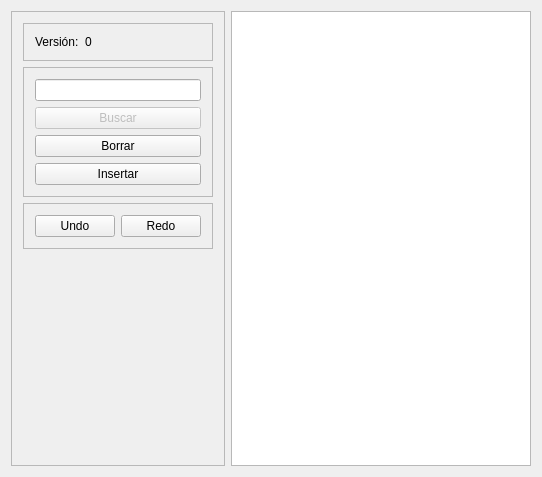
<?xml version="1.0" encoding="UTF-8"?>
<ui version="4.0">
 <class>MainWindow</class>
 <widget class="QMainWindow" name="MainWindow">
  <property name="geometry">
   <rect>
    <x>0</x>
    <y>0</y>
    <width>542</width>
    <height>477</height>
   </rect>
  </property>
  <property name="windowTitle">
   <string>MainWindow</string>
  </property>
  <widget class="QWidget" name="centralWidget">
   <layout class="QGridLayout" name="gridLayout_2">
    <item row="0" column="0">
     <widget class="QFrame" name="frame">
      <property name="sizePolicy">
       <sizepolicy hsizetype="Minimum" vsizetype="Preferred">
        <horstretch>0</horstretch>
        <verstretch>0</verstretch>
       </sizepolicy>
      </property>
      <property name="frameShape">
       <enum>QFrame::StyledPanel</enum>
      </property>
      <property name="frameShadow">
       <enum>QFrame::Raised</enum>
      </property>
      <layout class="QGridLayout" name="gridLayout">
       <item row="2" column="0">
        <widget class="QFrame" name="frame_3">
         <property name="sizePolicy">
          <sizepolicy hsizetype="Minimum" vsizetype="Preferred">
           <horstretch>0</horstretch>
           <verstretch>0</verstretch>
          </sizepolicy>
         </property>
         <property name="frameShape">
          <enum>QFrame::StyledPanel</enum>
         </property>
         <property name="frameShadow">
          <enum>QFrame::Raised</enum>
         </property>
         <layout class="QHBoxLayout" name="horizontalLayout">
          <item>
           <widget class="QPushButton" name="btnUndo">
            <property name="text">
             <string>Undo</string>
            </property>
           </widget>
          </item>
          <item>
           <widget class="QPushButton" name="btnRedo">
            <property name="text">
             <string>Redo</string>
            </property>
           </widget>
          </item>
         </layout>
        </widget>
       </item>
       <item row="3" column="0">
        <spacer name="verticalSpacer">
         <property name="orientation">
          <enum>Qt::Vertical</enum>
         </property>
         <property name="sizeHint" stdset="0">
          <size>
           <width>20</width>
           <height>40</height>
          </size>
         </property>
        </spacer>
       </item>
       <item row="0" column="0">
        <widget class="QFrame" name="frame_4">
         <property name="frameShape">
          <enum>QFrame::StyledPanel</enum>
         </property>
         <property name="frameShadow">
          <enum>QFrame::Raised</enum>
         </property>
         <layout class="QFormLayout" name="formLayout">
          <item row="0" column="0">
           <widget class="QLabel" name="label">
            <property name="text">
             <string>Versión:</string>
            </property>
           </widget>
          </item>
          <item row="0" column="1">
           <widget class="QLabel" name="lblVersion">
            <property name="text">
             <string>0</string>
            </property>
           </widget>
          </item>
         </layout>
        </widget>
       </item>
       <item row="1" column="0">
        <widget class="QFrame" name="frame_2">
         <property name="sizePolicy">
          <sizepolicy hsizetype="Minimum" vsizetype="Preferred">
           <horstretch>0</horstretch>
           <verstretch>0</verstretch>
          </sizepolicy>
         </property>
         <property name="frameShape">
          <enum>QFrame::StyledPanel</enum>
         </property>
         <property name="frameShadow">
          <enum>QFrame::Raised</enum>
         </property>
         <layout class="QGridLayout" name="gridLayout_3">
          <item row="0" column="0">
           <widget class="QLineEdit" name="lineEdit">
            <property name="sizePolicy">
             <sizepolicy hsizetype="Minimum" vsizetype="Fixed">
              <horstretch>0</horstretch>
              <verstretch>0</verstretch>
             </sizepolicy>
            </property>
           </widget>
          </item>
          <item row="1" column="0">
           <widget class="QPushButton" name="btnFind">
            <property name="enabled">
             <bool>false</bool>
            </property>
            <property name="text">
             <string>Buscar</string>
            </property>
           </widget>
          </item>
          <item row="2" column="0">
           <widget class="QPushButton" name="btnRemove">
            <property name="enabled">
             <bool>true</bool>
            </property>
            <property name="text">
             <string>Borrar</string>
            </property>
           </widget>
          </item>
          <item row="3" column="0">
           <widget class="QPushButton" name="btnInsert">
            <property name="text">
             <string>Insertar</string>
            </property>
           </widget>
          </item>
         </layout>
        </widget>
       </item>
      </layout>
     </widget>
    </item>
    <item row="0" column="1">
     <widget class="QGraphicsView" name="graphicsView">
      <property name="renderHints">
       <set>QPainter::Antialiasing|QPainter::TextAntialiasing</set>
      </property>
     </widget>
    </item>
   </layout>
  </widget>
 </widget>
 <layoutdefault spacing="6" margin="11"/>
 <resources/>
 <connections/>
</ui>
